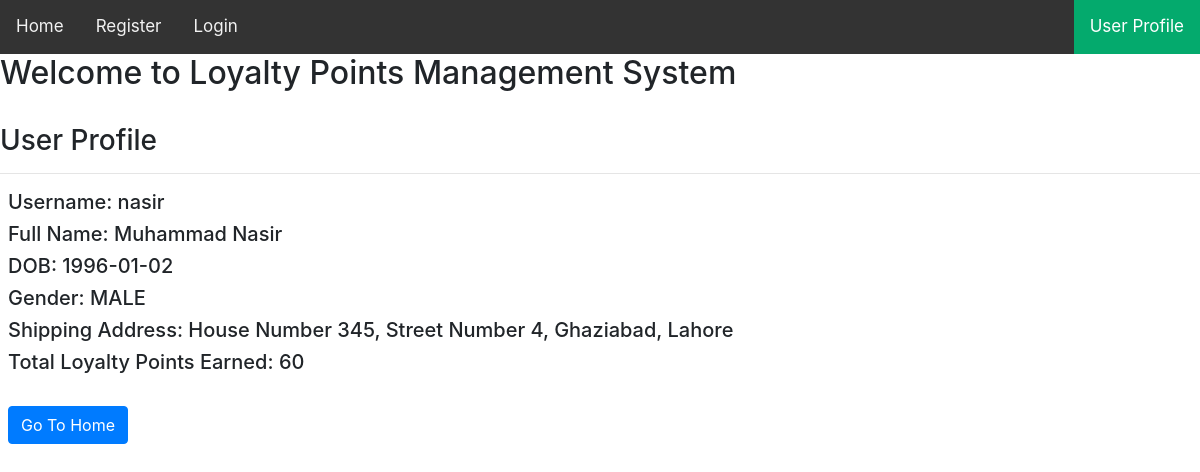
Page /profile (signed in) on the committed database.
### tables this page shows
CREATE TABLE user(id INTEGER PRIMARY KEY AUTOINCREMENT, username text, name text, password text, dob text, gender text, address text, loyalty_points INTEGER);

### main.py (the view)
@app.route('/profile', methods=['GET'])
def profile():
    if not session.get("username"):
        print('user not logged in')
        return render_template('login.html')
    else:
        print('user logged in: ' + session.get("username"))
        user_id = session["user_id"]
        conn = get_db_connection()
        user = conn.execute(
            'SELECT * FROM user WHERE id="{user_id}"'.
                format(user_id=user_id)).fetchone()
        conn.close()
        print('user["loyalty_points"]: ', user["loyalty_points"])
        return render_template('profile.html',
                               username=user["username"],
                               name=user["name"],
                               dob=user["dob"],
                               gender=user["gender"],
                               address=user["address"],
                               total_loyalty_points=user["loyalty_points"])

### main.py (called while the page is built)
def get_db_connection():
    conn = sqlite3.connect('loyalty_points.db')
    conn.row_factory = sqlite3.Row
    return conn

### templates/profile.html (shortened to what this page needs)
<!DOCTYPE html>
<html lang="en">
<head>
    <link rel="stylesheet" href="static/css/bootstrap.min.css">
</head>
<body>
<div class="topnav">
    <a href="/">Home</a>
    <a href="/register">Register</a>
    <a href="/login">Login</a>
    <a class="active" href="/profile" style="float: right">User Profile</a>
</div>
<h2>Welcome to Loyalty Points Management System</h2>
<br/>
<h3>User Profile</h3>
<hr/>
<div class="m-2">
    <h5>Username: {{ username }}</h5>
    <h5>Full Name: {{ name }}</h5>
    <h5>DOB: {{ dob }}</h5>
    <h5>Gender: {{ gender }}</h5>
    <h5>Shipping Address: {{ address }}</h5>
    <h5>Total Loyalty Points Earned: {{ total_loyalty_points }}</h5>
    <br/>
    <a href="/" class="btn btn-primary">Go To Home</a>
</div>
</body>
</html>

### templates/profile.html (style rules this page uses)
.topnav { background-color: #333; overflow: hidden; }
.topnav a { float: left; color: #f2f2f2; text-align: center; padding: 14px 16px; text-decoration: none; font-size: 17px; }
.topnav a.active { background-color: #04AA6D; color: white; }

### rows in the picture
user: username "nasir", name "Muhammad Nasir", dob "1996-01-02", gender "MALE", address "House Number 345, Street Number 4, Ghaziabad, Lahore"

### other values in the picture
{{ total_loyalty_points }} "60"
